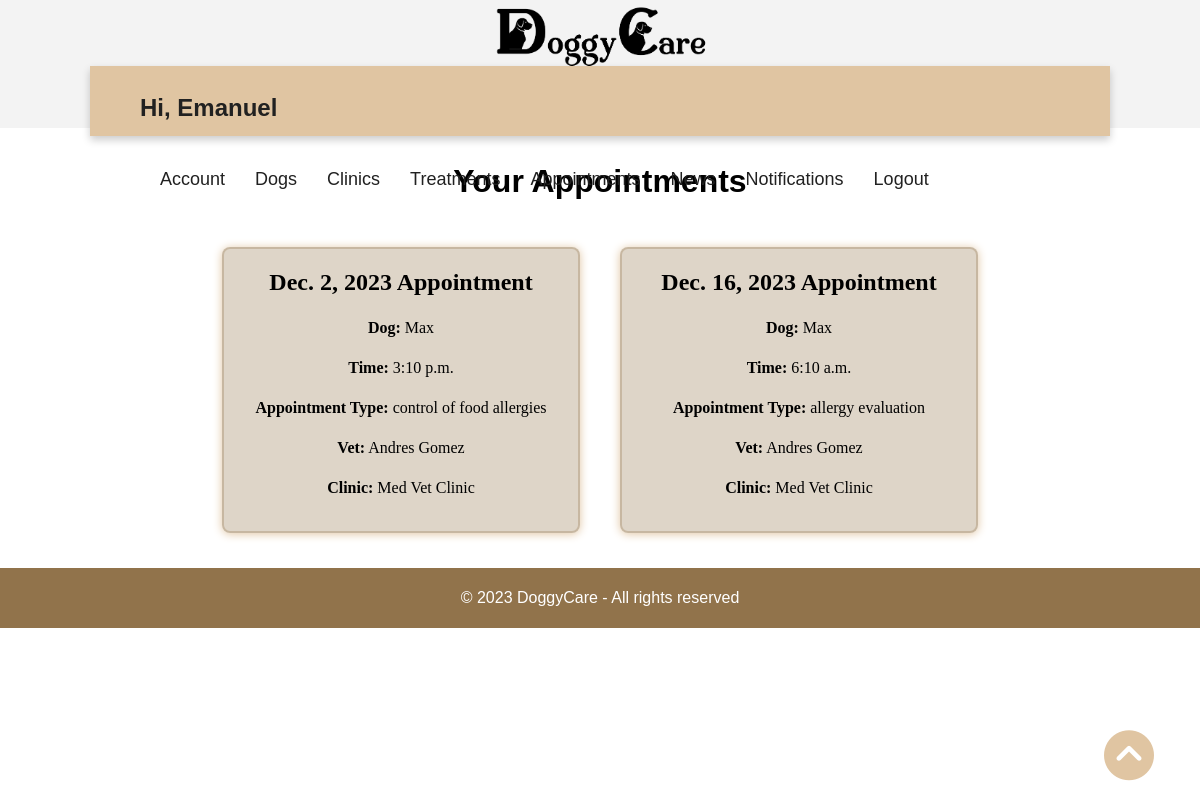
Page /owner/appointments_o/ (signed in) on the committed database.
### accounts/models.py (models this page shows, shortened)
class User(AbstractUser):
    email = models.EmailField(unique=True)
    is_vet = models.BooleanField(default=False)
    is_owner = models.BooleanField(default=False)

class Vet(models.Model):
    SPECIALTY_CHOICES = (
        ('General Medicine', 'General Medicine'),
        ('Surgery', 'Surgery'),
        ('Dermatology', 'Dermatology'),
        ('Ophthalmology', 'Ophthalmology'),
        ('Cardiology', 'Cardiology'),
        ('Neurology', 'Neurology'),
        ('Dentistry', 'Dentistry'),
        ('Orthopedics', 'Orthopedics'),
        ('Internal Medicine', 'Internal Medicine'),
        ('Oncology', 'Oncology'),
        ('Rehabilitation and Physical Therapy', 'Rehabilitation and Physical Therapy'),
        ('Animal Behavior', 'Animal Behavior'),
        ('Emergency and Critical Care Medicine', 'Emergency and Critical Care Medicine'),
        ('Radiology and Diagnostic Imaging', 'Radiology and Diagnostic Imaging'),
        ('Preventive Medicine', 'Preventive Medicine'),
        ('Holistic Medicine', 'Holistic Medicine'),
    )
    user = models.OneToOneField(User, on_delete=models.CASCADE, primary_key=True, related_name='vet')
    identification = models.CharField(max_length=10, validators=[validate_numeric])
    name = models.CharField(max_length=50)
    birthdate = models.DateField(validators=[validate_age])
    telephone = models.CharField(max_length=50, validators=[validate_numeric])
    specialty = models.CharField(max_length=100, choices=SPECIALTY_CHOICES)
    experience = models.PositiveIntegerField()
    clinic = models.IntegerField()
    rating= models.DecimalField(max_digits=3, decimal_places=2, default=0.0)

class clinic_info(models.Model):
    id = models.AutoField(primary_key= True)
    name = models.CharField(blank= False, max_length=50)
    address = models.CharField(blank= False, max_length=50)
    place = models.CharField(blank= False, max_length=100)
    phone = models.CharField(blank= False, max_length=50)
    description = models.TextField(blank= False, max_length=400)
    opening_hours = models.CharField(blank= False, max_length=200)
    rating = models.DecimalField(max_digits=3, decimal_places=2, blank= True, null=True)
    image= models.ImageField(upload_to='images/')
    vet = models.ForeignKey(Vet, on_delete=models.CASCADE,null=True, blank=True)

### vet/models.py (models this page shows, shortened)
class appointment(models.Model):
    id= models.AutoField(primary_key= True)
    date = models.DateField(blank = False)
    time = models.TimeField(blank=False)
    appointment_type = models.CharField(blank= False, max_length=100)
    dog_owner_id = models.ForeignKey(Owner, on_delete=models.CASCADE,null=True, blank=True)
    vet_id = models.ForeignKey(Vet, on_delete=models.CASCADE,null=True, blank=True)
    dog = models.ForeignKey(Dog, on_delete=models.CASCADE,null=True, blank=True)
    attended = models.BooleanField("Attended", default= False)
    clinic_id = models.ForeignKey(clinic_info, on_delete=models.CASCADE,null=True, blank=True)

class Dog(models.Model):
    GENDER_CHOICES = (
    ('Male', 'Male'),
    ('Female', 'Female'),
    )
    image= models.ImageField(upload_to='images/')
    id= models.AutoField(primary_key= True)
    owner= models.ForeignKey(Owner, on_delete=models.CASCADE)
    name= models.CharField(blank= False, max_length=20)
    breed= models.ForeignKey(breed, on_delete=models.CASCADE)
    birthdate= models.DateField(blank= False, validators=[validate_minor])
    weight= models.FloatField(blank= False)
    gender= models.CharField(blank= False, max_length=10, choices=GENDER_CHOICES)
    vaccination_card = models.ForeignKey(vaccination_card, on_delete=models.CASCADE,null=True,blank = True)
    vet= models.ForeignKey(Vet, on_delete=models.CASCADE)

### owner/views.py (the view)
# urls.py: path('appointments_o/', views.appointments_o, name='appointments_o'),
@login_required
@owner_required
def appointments_o(request):
    owner_ = request.user.owner
    appointments = appointment.objects.filter(dog_owner_id=request.user.owner)
    sorted_appointments = sorted(appointments, key=attrgetter('date', 'time'))
    return render(request, 'appointments_o.html', {'appointments': sorted_appointments})

### owner/templates/appointments_o.html (shortened to what this page needs)
<!DOCTYPE html>
{% extends 'base_o.html' %}
{% load static %}
    {% block additional_styles %}
    <link rel="stylesheet" href="{% static 'css/owner/appointments_o.css' %}">
    {% endblock additional_styles %}
        {% block content %}
        <div class="all"  id="start">
        <h1>Your Appointments</h1>
        <div class="appointments-list">
            {% for appointment in appointments %}
            {% if not appointment.attended %}
            <div class="appointment-card">
                <div class="card-content p-3 mx-2">
                    <span>{{ appointment.date }} Appointment</span>
                    <p><strong>Dog:</strong> {{ appointment.dog.name }}</p>
                    <p><strong>Time:</strong> {{ appointment.time }}</p>
                    <p><strong>Appointment Type:</strong> {{ appointment.appointment_type }}</p>
                    <p><strong>Vet:</strong> {{ appointment.vet_id.name }}</p>
                    <p><strong>Clinic:</strong> {{ appointment.clinic_id.name }}</p>
                </div>
            </div>
            {% endif %}
            {% endfor %}
        </div>
        <a href="#start" id="go-up-button"><i class="fa-solid fa-circle-chevron-up fa-bounce" style="color: #e0c5a2; text-shadow: 4px;"></i></a>
    </div>
        {% endblock content %}

### owner/templates/base_o.html (shortened to what this page needs)
<!DOCTYPE html>
{% load static %}
<html lang="en">
    <head>
        <link rel="stylesheet" href="{% static 'css/owner/base_o.css' %}">
        {% block additional_styles %}
        {% endblock additional_styles %}
    </head>
    <body>
        <header>
            <div class="container-top-bar">
                <div class="top-bar">
                    <a href="{% url 'home' %}">
                        <img src="{% static 'img/logo.png' %}" alt="Logo">
                    </a>
                </div>
        </div>
        <nav class="nav-bar">
            <div class="greeting">
                {% if user.is_authenticated %}
                <h3>Hi, {{ user.username }}</h3>
                {% endif %}
            </div>
            <div class="tabs">
                <ul>
                    <li><a href="{% url 'manage_owner' %}">Account</a></li>
                    <li><a href="{% url 'my_dogs' %}">Dogs</a></li>
                    <li><a href="{% url 'all_clinics' %}">Clinics</a></li>
                    <li><a href="{% url 'all_treatments' %}">Treatments</a></li>
                    <li><a href="{% url 'appointments_o' %}">Appointments</a></li>
                    <li><a href="{% url 'all_news' %}">News</a></li>
                    <li><a href=""  onmouseover="show()" onmouseout="disguise()">Notifications</a></li>
                    <li><a href="{% url 'logout' %}">Logout</a></li>
                </ul>
            </div>
        </nav>
        </header>
        <main>
            {% block content %}
            {% endblock content%}
        </main>
    </body>
    <footer>
        <div>
            <p>&copy; 2023 DoggyCare - All rights reserved </p>
        </div>
    </footer>
</html>

### static/css/owner/base_o.css (style rules this page uses)
html { font-family: "Poppins", sans-serif; line-height: 1.15; -webkit-text-size-adjust: 100%; -webkit-tap-highlight-color: rgba(0, 0, 0, 0); }
body { margin: 0; font-size: 1rem; line-height: 1.5; text-align: left; }
.container-top-bar { position: absolute; top: 0; width: 100%; height: 16%; background-color: #F3F3F3; z-index: 0; }
.top-bar { display:flex; margin-top:5px; text-align: center; font-weight: 800; justify-content: center; }
.top-bar img { height: 62px; margin-left: 20px; margin-right: 20px; margin-top: 1px; }
h3 { font-size: 1.5rem; color: #212121; }
h1 { text-align: center; }
.nav-bar { margin-top: 5.5%; height: 70px; width: 85%; position: relative; left: 50%; transform: translateX(-50%); background-color: #e0c5a2; display:flex; flex-wrap: wrap; align-items: center; justify-content: space-between; box-shadow: 0 4px 8px rgba(0, 0, 0, 0.2); }
.greeting { margin-left: 50px; font-size: 30px; }
.tabs { margin-right: 50px; display: flex; flex-wrap: wrap; align-items: center; justify-content: space-between; }
.tabs ul { display: flex; }
.tabs li { margin-left: 30px; font-size: 16px; list-style-type: none; }
.nav-bar a { font-weight: 300; font-size: 18px; color: #212121; text-decoration: none; transition: color 0.3s }
footer { background-color: rgb(145, 115, 75); color: #fff; padding: 2px 0; text-align:center; width: 100%; bottom: 0; }

### static/css/owner/appointments_o.css (style rules this page uses)
main { margin-top: 15px; margin-bottom: 15px; margin: auto; }
main > * { margin-top: 15px; margin-bottom: 15px; }
.all { text-align: center; align-items: center; }
.fa-circle-chevron-up { position: fixed; bottom: 20px; right: 4rem; width: 2rem; font-size: 50px; }
.appointments-list { padding: 0 10px; display: flex; flex-wrap: wrap; justify-content: center; }
.appointment-card { border-radius: 8px; box-shadow: 0px 1px 10px #e0c5a2; background-color: rgba(145, 115, 75, 0.3); border: 2px solid rgba(145, 115, 75, 0.3); overflow: hidden; width: 30%; margin: 20px; float: left; padding: auto; min-width: 300px; word-wrap: break-word; display: flex; flex-direction: column; transition: transform 0.3s ease; font-family:"Century Gothic"; }
span { font-size: 24px; color: #000000; font-weight: bold; text-align: center; margin-top: 20px; margin-bottom: auto; }
.appointment-card .card-content { padding: 15px; text-align: center; word-wrap: break-word; flex-grow: 1; font-family:"Century Gothic"; }

### rows in the picture
User: username "Emanuel"
appointment: date "Dec. 2, 2023", dog.name "Max", time "3:10 p.m.", appointment_type "control of food allergies", vet_id.name "Andres Gomez", clinic_id.name "Med Vet Clinic"
appointment: date "Dec. 16, 2023", dog.name "Max", time "6:10 a.m.", appointment_type "allergy evaluation", vet_id.name "Andres Gomez", clinic_id.name "Med Vet Clinic"
